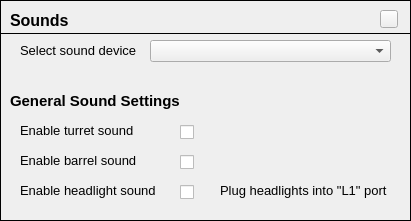
               <widget class="FrameContent" name="frmSoundDevice">
                <property name="geometry">
                 <rect>
                  <x>10</x>
                  <y>0</y>
                  <width>411</width>
                  <height>221</height>
                 </rect>
                </property>
                <property name="frameShape">
                 <enum>QFrame::Box</enum>
                </property>
                <widget class="HelpButton" name="hpbGeneralSound">
                 <property name="geometry">
                  <rect>
                   <x>380</x>
                   <y>10</y>
                   <width>18</width>
                   <height>18</height>
                  </rect>
                 </property>
                 <property name="maximumSize">
                  <size>
                   <width>18</width>
                   <height>18</height>
                  </size>
                 </property>
                 <property name="text">
                  <string/>
                 </property>
                </widget>
                <widget class="QLabel" name="label_55">
                 <property name="geometry">
                  <rect>
                   <x>10</x>
                   <y>10</y>
                   <width>171</width>
                   <height>21</height>
                  </rect>
                 </property>
                 <property name="font">
                  <font>
                   <pointsize>12</pointsize>
                   <weight>75</weight>
                   <bold>true</bold>
                  </font>
                 </property>
                 <property name="text">
                  <string>Sounds</string>
                 </property>
                </widget>
                <widget class="SoundDevicesComboBox" name="cboSoundDevice">
                 <property name="geometry">
                  <rect>
                   <x>150</x>
                   <y>40</y>
                   <width>241</width>
                   <height>22</height>
                  </rect>
                 </property>
                </widget>
                <widget class="QLabel" name="label_66">
                 <property name="geometry">
                  <rect>
                   <x>20</x>
                   <y>120</y>
                   <width>131</width>
                   <height>21</height>
                  </rect>
                 </property>
                 <property name="font">
                  <font>
                   <pointsize>10</pointsize>
                  </font>
                 </property>
                 <property name="text">
                  <string>Enable turret sound</string>
                 </property>
                </widget>
                <widget class="QLabel" name="lblHeadlightSound">
                 <property name="geometry">
                  <rect>
                   <x>20</x>
                   <y>180</y>
                   <width>151</width>
                   <height>21</height>
                  </rect>
                 </property>
                 <property name="font">
                  <font>
                   <pointsize>10</pointsize>
                  </font>
                 </property>
                 <property name="text">
                  <string>Enable headlight sound</string>
                 </property>
                </widget>
                <widget class="QCheckBox" name="chkEnableTurretSound">
                 <property name="geometry">
                  <rect>
                   <x>180</x>
                   <y>123</y>
                   <width>16</width>
                   <height>18</height>
                  </rect>
                 </property>
                 <property name="text">
                  <string/>
                 </property>
                </widget>
                <widget class="QCheckBox" name="chkEnableHeadlightSound">
                 <property name="geometry">
                  <rect>
                   <x>180</x>
                   <y>183</y>
                   <width>16</width>
                   <height>18</height>
                  </rect>
                 </property>
                 <property name="text">
                  <string/>
                 </property>
                </widget>
                <widget class="QLabel" name="lblHeadlightSoundNote">
                 <property name="geometry">
                  <rect>
                   <x>220</x>
                   <y>180</y>
                   <width>181</width>
                   <height>21</height>
                  </rect>
                 </property>
                 <property name="font">
                  <font>
                   <pointsize>10</pointsize>
                  </font>
                 </property>
                 <property name="text">
                  <string>Plug headlights into &quot;L1&quot; port</string>
                 </property>
                </widget>
                <widget class="QLabel" name="label_310">
                 <property name="geometry">
                  <rect>
                   <x>10</x>
                   <y>90</y>
                   <width>241</width>
                   <height>21</height>
                  </rect>
                 </property>
                 <property name="font">
                  <font>
                   <pointsize>11</pointsize>
                   <weight>75</weight>
                   <bold>true</bold>
                  </font>
                 </property>
                 <property name="text">
                  <string>General Sound Settings</string>
                 </property>
                </widget>
                <widget class="QFrame" name="frame_37">
                 <property name="geometry">
                  <rect>
                   <x>0</x>
                   <y>25</y>
                   <width>411</width>
                   <height>16</height>
                  </rect>
                 </property>
                 <property name="frameShape">
                  <enum>QFrame::HLine</enum>
                 </property>
                 <property name="frameShadow">
                  <enum>QFrame::Plain</enum>
                 </property>
                </widget>
                <widget class="QLabel" name="label_88">
                 <property name="geometry">
                  <rect>
                   <x>20</x>
                   <y>40</y>
                   <width>151</width>
                   <height>21</height>
                  </rect>
                 </property>
                 <property name="font">
                  <font>
                   <pointsize>10</pointsize>
                  </font>
                 </property>
                 <property name="text">
                  <string>Select sound device</string>
                 </property>
                </widget>
                <widget class="QCheckBox" name="chkEnableBarrelSound">
                 <property name="geometry">
                  <rect>
                   <x>180</x>
                   <y>153</y>
                   <width>16</width>
                   <height>18</height>
                  </rect>
                 </property>
                 <property name="text">
                  <string/>
                 </property>
                </widget>
                <widget class="QLabel" name="label_160">
                 <property name="geometry">
                  <rect>
                   <x>20</x>
                   <y>150</y>
                   <width>131</width>
                   <height>21</height>
                  </rect>
                 </property>
                 <property name="font">
                  <font>
                   <pointsize>10</pointsize>
                  </font>
                 </property>
                 <property name="text">
                  <string>Enable barrel sound</string>
                 </property>
                </widget>
               </widget>
